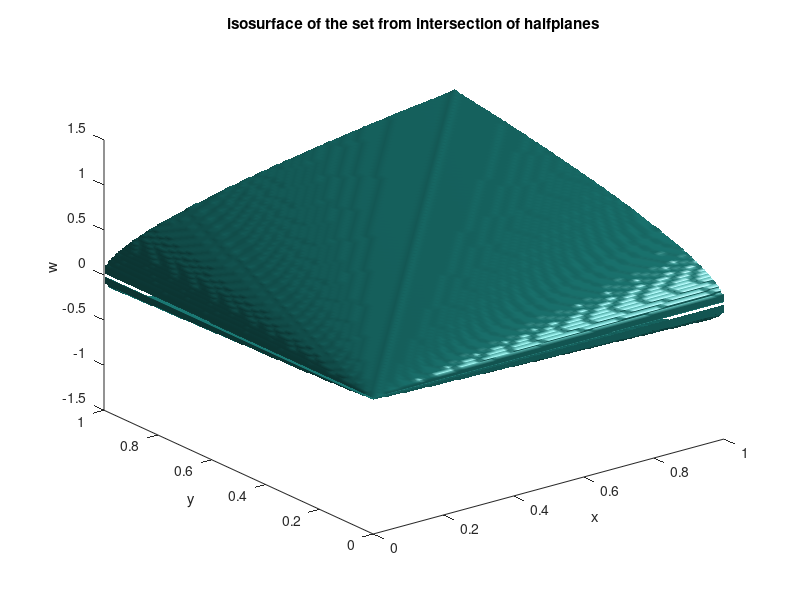
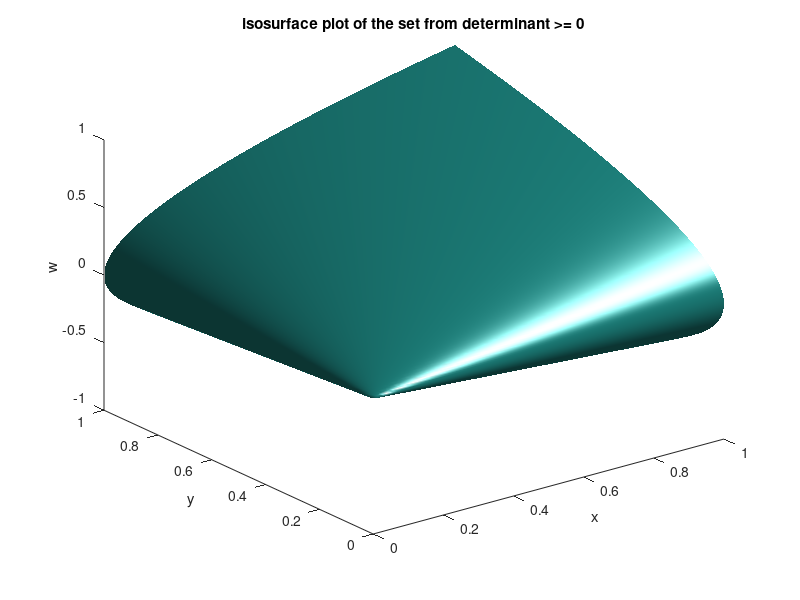

MATLAB code to generate these figures, in order:
l = 1;
delta = 0.01;
[X,Y,W]=meshgrid(0:delta:l,0:delta:l,-l*2:delta:l*2);
% isosurface(X,Y,W,(X.*Y-W.^2).*(X-l).*(Y-l),0)



V = ones(size(X));
for theta = -pi:0.05:pi
    s = [cos(theta) ;sin(theta)];
    V = V.*( X*cos(theta)^2 + 2*W*cos(theta)*sin(theta) + Y*sin(theta)^2 >=0);
end

figure
isosurface(X,Y,W,V,0)
xlabel('x');ylabel('y');zlabel('w')
title('isosurface of the set from intersection of halfplanes')

figure
isosurface(X,Y,W,(X.*Y-W.^2),0)
xlabel('x');ylabel('y');zlabel('w')
title('isosurface plot of the set from determinant >= 0')